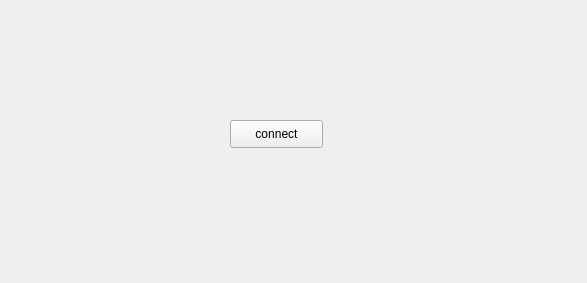
<?xml version="1.0" encoding="UTF-8"?>
<ui version="4.0">
 <class>MMQTT</class>
 <widget class="QWidget" name="MMQTT">
  <property name="geometry">
   <rect>
    <x>0</x>
    <y>0</y>
    <width>587</width>
    <height>283</height>
   </rect>
  </property>
  <property name="windowTitle">
   <string>MMQTT</string>
  </property>
  <widget class="QPushButton" name="pushButton">
   <property name="geometry">
    <rect>
     <x>230</x>
     <y>120</y>
     <width>93</width>
     <height>28</height>
    </rect>
   </property>
   <property name="text">
    <string>connect</string>
   </property>
  </widget>
 </widget>
 <resources/>
 <connections/>
</ui>
